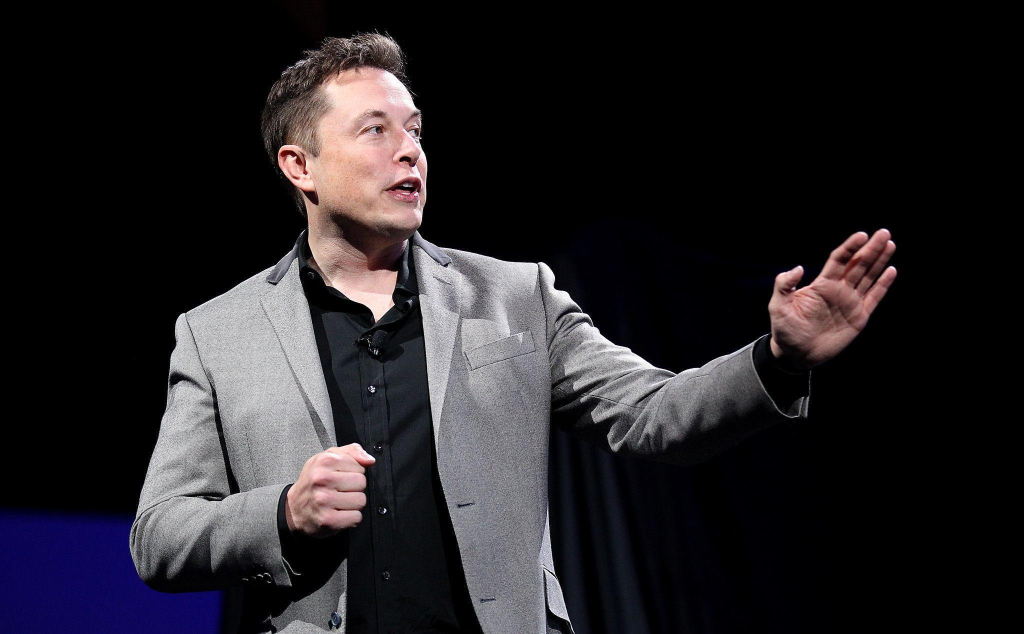
#> input picture images/elon.jpg, 2048 x 1268 px (shown at 1/2 size)
$ python rotateImage.py
#> lines starting #> are read from the running program, lines starting #| are printed output that depends on the picture
# Importing libraries
import cv2

# Reading image file
img = cv2.imread('images/elon.jpg')
#> img is the input picture: shape (1268, 2048, 3); mean B, G, R 37.6, 34, 36.9
cv2.imshow('Image', img)


# Resizing image
img = cv2.resize(img, (400,400))
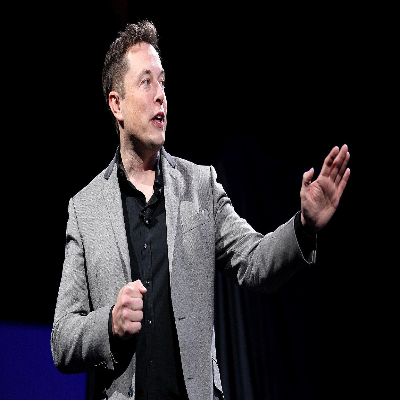
#> img: shape (400, 400, 3); mean B, G, R 37.6, 33.9, 36.8

#Rotating Image 90 deg clockwise
# ROTATE_90_CLOCKWISE
# ROTATE_180
# ROTATE_90_COUNTERCLOCKWISE
img = cv2.rotate(img, cv2.cv2.ROTATE_90_CLOCKWISE)
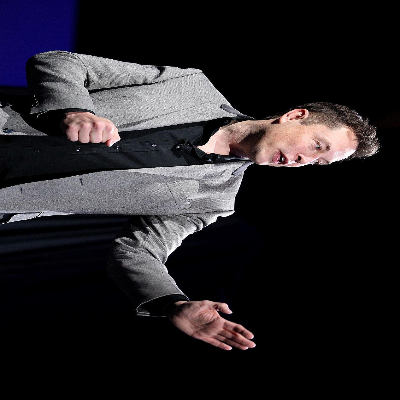
#> img: shape (400, 400, 3); mean B, G, R 37.6, 33.9, 36.8


#Displaying rotated Image
cv2.imshow('Image', img)
cv2.waitKey(0)
